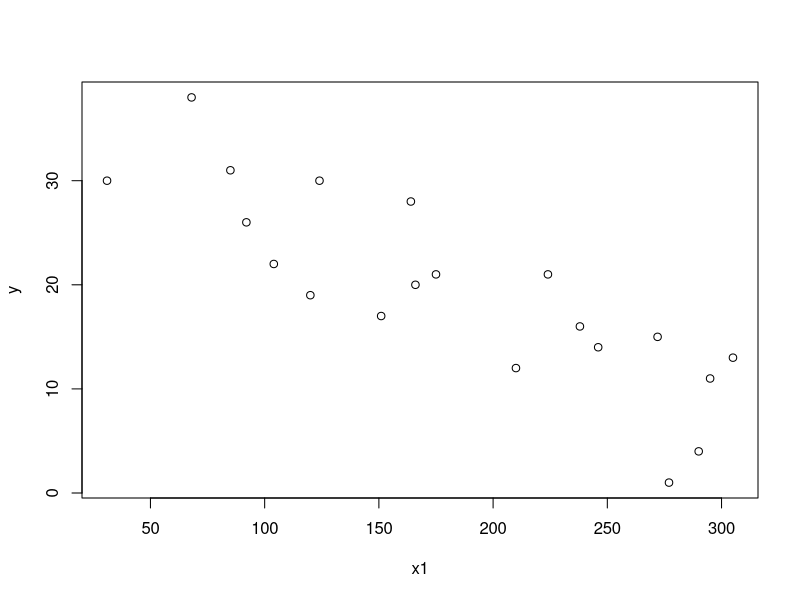

The R script that drew this image: (Note: this script raises an error after producing the figure.)
# 완전모형


# 남자인 경우
dt_boy <- data.frame(
  y = c(17,26,21,30,22,1,12,19,4,16),
  x = c(151,92,175,31,104,277,210,120,290,238)
)
m1 <- lm(y~x, dt_boy)
summary(m1)
anova(m1)

one=c(1,1,1,1,1,1,1,1,1,1)
x = c(151,92,175,31,104,277,210,120,290,238)
x_boy=cbind(one,x)

x_boy

xtx = t(x_boy)%*%x_boy
xtxi = solve(xtx)
xtxi

y=c(17,26,21,30,22,1,12,19,4,16)
xty=t(x_boy)%*%y


beta = xtxi%*%xty
beta

t(y)%*%y

mean(y)
16.8*16.8
3568-10*282.24

xbeta=x_boy%*%beta
e=y-xbeta
e

t(e)%*%e
745.6-100.3747


#여자인 경우
dt2<-data.frame(
  
  y_girl=c(28,15,11,38,31,21,20,13,30,14),
  x_girl=c(164,272,295,68,85,224,166,305,124,24)
)
y_girl=c(28,15,11,38,31,21,20,13,30,14)
x_girl=c(164,272,295,68,85,224,166,305,124,24)
one=c(1,1,1,1,1,1,1,1,1,1)
xgirl=cbind(one,x_girl)

xtx=t(xgirl)%*%xgirl
xtx
xinv2=solve(xtx)
xinv2
yty=t(y_girl)%*%y_girl
yty
xty=t(xgirl)%*%y_girl

betagirl=xinv2%*%xty
betagirl


m2<-lm(y_girl~x_girl,dt2)
summary(m2)
anova(m2)
281.8+475.1
100.3747+475.1

# 축소모형


y = c(17,26,21,30,22,1,12,19,4,16,28,15,11,38,31,21,20,13,30,14)
x = c(151,92,175,31,104,277,210,120,290,238,164,272,295,68,85,224,166,305,124,246)


dt3<-data.frame(
  y = c(17,26,21,30,22,1,12,19,4,16,28,15,11,38,31,21,20,13,30,14),
  x = c(151,92,175,31,104,277,210,120,290,238,164,272,295,68,85,224,166,305,124,246))
  


m3<-lm(y~x,dt3)
summary(m3)
anova(m3)
one=c(1,1,1,1,1,1,1,1,1,1,1,1,1,1,1,1,1,1,1,1)
x=cbind(one,x)
xtx=t(x)%*%x
xtx
xtxi=solve(xtx)
xtxi
xty=t(x)%*%y
xty
beta=xtxi%*%xty
beta
t(y)%*%y

qf(0.05, 2,16,lower.tail=F)
qf(0.95,2,16)


# 문제 2번

x1 = c(151,92,175,31,104,277,210,120,290,238,
       164,272,295,68,85,224,166,305,124,246)
x2 = c(0,0,0,0,0,0,0,0,0,0,1,1,1,1,1,1,1,1,1,1
)

x=cbind(one,x1,x2)
x
y = c(17,26,21,30,22,1,12,19,4,16,
      28,15,11,38,31,21,20,13,30,14)

m4 <-lm(y~x1+x2)
m4
summary(m4)


t(x)
xtx=t(x)%*%x
xtx
xtxi=solve(xtx)
xtxi
anova(m4)

xtxi*306.78
sqrt(0.002337398)

qt(0.95,3)
qt(0.975,16)
qt(0.975,17)
-0.1009+2.109816*0.04834664



 # 보기 3번.. 적합시켜보기
x1 = c(151,92,175,31,104,277,210,120,290,238,
       164,272,295,68,85,224,166,305,124,246)
x2 = c(0,0,0,0,0,0,0,0,0,0,1,1,1,1,1,1,1,1,1,1
)
y = c(17,26,21,30,22,1,12,19,4,16,
      28,15,11,38,31,21,20,13,30,14)
x3=c(0,1,0,1,1,0,0,0,0,0,0,0,0,1,0,0,0,0,0,0)
x4=c(1,0,1,0,0,0,0,1,0,0,0,0,0,0,1,0,1,0,1,0)
x=cbind(one,x1,x2,x3,x4)
x

m5<-lm(y~x1+x2+x3+x4)
summary(m5)
anova(m5)

xtx=t(x)%*%x
xtx
xtxin=solve(xtx)

xty=t(x)%*%y
xty
beta=xtxin%*%xty
beta
qt(0.975,15)

#교호작용
x1 = c(151,92,175,31,104,277,210,120,290,238,
       164,272,295,68,85,224,166,305,124,246)
x2 = c(0,0,0,0,0,0,0,0,0,0,1,1,1,1,1,1,1,1,1,1
)
y = c(17,26,21,30,22,1,12,19,4,16,
      28,15,11,38,31,21,20,13,30,14)
x3=c(0,1,0,1,1,0,0,0,0,0,0,0,0,1,0,0,0,0,0,0)
x4=c(1,0,1,0,0,0,0,1,0,0,0,0,0,0,1,0,1,0,1,0)

m6<-lm(y~x1+x2+x3+x4+x1*x2+x1*x3+x1*x4+x2*x3+x2*x4)
summary(m6)
anova(m6)

x=cbind(one,x1,x2,x3,x4,x1*x2,x1*x3,x1*x4,x2*x3,x2*x4)
x
txt=t(x)%*%x
solve(txt)
qt(0.95,10)


# 2번문제
dt <- data.frame(
x1=c(1,2,2,3,4,5,5,6,7),
x2=c(0,0,0,0,1,1,1,1,1),
y=c(2.0,3.2,3.4,4.1,5.2,7.0,7.4,9.7,11.5))

plot(x1,y)
m <- lm(y ~ x1+x2, dt)
summary(m)
x1=c(1,2,2,3,4,5,5,6,7)
x2=c(0,0,0,0,1,1,1,1,1)
one=c(1,1,1,1,1,1,1,1,1)

x=cbind(one,x1,x2)
x
y=c(2.0,3.2,3.4,4.1,5.2,7.0,7.4,9.7,11.5)
xtx=t(x)%*%x
xtxi=solve(xtx)
xty=t(x)%*%y
beta=xtxi%*%xty
beta
xtxi
m <- lm(y ~ x1+x2, dt)
summary(m)


anova(m)
qt(0.95,6)
max(4,4)

-1.6854-1.94318*0.4981967

dt <- data.frame(
  x1=c(1,2,2,3,4,5,5,6,7),
  y=c(2.0,3.2,3.4,4.1,5.2,7.0,7.4,9.7,11.5))


dt$x2 = sapply(dt$x1, function(x) max(0, x-4))
dt

m <- lm(y ~ x1+x2, dt)
summary(m)
anova(m)

dt2 <- rbind(dt[,2:3], c(3,0))
dt2$y <- predict(m, newdata = dt2)


# this is the predicted line of multiple linear regression
ggplot(data = dt, aes(x = x1, y = y)) + 
  geom_point(color='steelblue') +
  geom_line(color='darkorange',data = dt2, aes(x=x1, y=y))+
  geom_vline(xintercept = 500, lty=2, col='red')+
  theme_bw()


dt <- data.frame(
  x1=c(1,2,2,3,4,5,5,6,7),
  x2=c(0,0,0,0,0,1,1,2,3),
  y=c(2.0,3.2,3.4,4.1,5.2,7.0,7.4,9.7,11.5))

plot(x1,y)
m <- lm(y ~ x1+x2, dt)
summary(m)
x1=c(1,2,2,3,4,5,5,6,7)
x2=c(0,0,0,0,0,1,1,2,3)
one=c(1,1,1,1,1,1,1,1,1)

x=cbind(one,x1,x2)
x
y=c(2.0,3.2,3.4,4.1,5.2,7.0,7.4,9.7,11.5)
xtx=t(x)%*%x
xtx
xtxi=solve(xtx)
xtxi
xty=t(x)%*%y
xty
beta=xtxi%*%xty
beta
xtxi
m <- lm(y ~ x1+x2, dt)
summary(m)
anova(m)

e=y-x%*%beta
t(e)%*%e

qt(0.9,6)

1.1323-1.4398*0.1485
